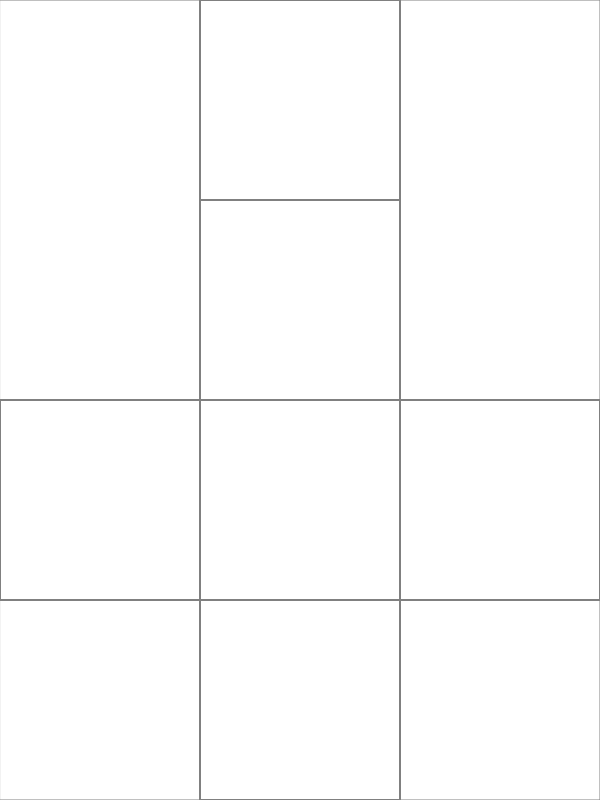
Frame 1 (no input)
Frame 60 (no input): identical to frame 1, image omitted
Frame 120 (the mouse pressed at the canvas centre since frame 60): identical to frame 1, image omitted

The p5.js sketch that drew this single still picture (run headless with seeded random() and noise() and a simulated clock; from frame 60 on, the mouse is pressed at the canvas centre):

// p5.js sketch
// ── sketch.js
class Boid{
	constructor(){	
		this.position = new p5.Vector(0,0);		
		this.speed = new p5.Vector(0,0);	
		this.target =  new p5.Vector((this.position.x + this.speed.x), (this.position.y + this.speed.y));
		this.color = 'red';//[random(255),random(255),random(255)];
		this.strokeWeight = 5;//random(1,10);
	}	
	step(){
		this.position = this.target;		
	}
	draw(){		
		stroke(this.color);	
		strokeWeight(this.strokeWeight);
		point(this.position);
	}
	update(){		
		this.step();
		this.target = new p5.Vector((this.position.x + this.speed.x), (this.position.y + this.speed.y));
	}
}

class Side{
	constructor(x,y){
		this.position = new p5.Vector(x,y);
		this.size = 200;
		this.distance = Math.sqrt(200*200+200*200);
		this.color='grey';
	}
	
	draw(){		
		strokeWeight(2);		
		stroke(this.color);
		square(this.position.x,this.position.y,this.size);	
	}
}

var sides = [
                new Side(200,0),
				new Side(200,200),
				new Side(200,400),
				new Side(200,600),
				new Side(0,400),
				new Side(400,400)
			]

var boids = [];
var boidCount = 0;

function setup(){   
	createCanvas(600, 800);
	frameRate(30);	

    for(let i=0;i<boidCount;i++){
		let boid = new Boid();
		boids[i] = boid;
		boid.position.x = random(200,400);
		boid.position.y = random(0,800);
		boid.speed.y = random(1,10);
		boid.speed.rotate(random(PI+PI));		
	}
}

function draw() {
	strokeWeight(1);	
	stroke('grey');
	rect(0,0,600,800);
	for(let i=0;i<sides.length;i++){
	  sides[i].draw();
	}
	for(let i=0;i<boids.length;i++){	
		checkBorders(boids[i]);
		boids[i].update();
		boids[i].draw();				
	}	
}

function checkBorders(boid){
	let distances = [];
	for(let i=0;i<sides.length;i++){		
		distances[i] = p5.Vector.sub(boid.target, sides[i].position);
		if((distances[i].x >= 0) && (distances[i].x < sides[i].size)){		  
		  if((distances[i].y >= 0) && (distances[i].y < sides[i].size)){
			return i;
		  }
		}
	}
	console.log(boid.position.x+":"+boid.position.y+" "+boid.target.x+":"+boid.target.y);
	switch(Math.floor(boid.target.y / 200)){
		case -1:
			boid.target.set(boid.position.x,800);			
			break;
		case 0:
		    if(boid.position.x < 200){
				console.log('0.1');
				boid.target.set(0,600 - boid.position.y);
			}else{
				console.log('0.2');
				boid.target.set(600,600 - boid.position.y);
			}
			boid.speed.mult(-1);
			break;
		case 1:
			if(boid.position.y < 400){				
				if(boid.target.x < 200){
					console.log(boid.position);
					console.log('1.1.1');
					boid.speed.rotate(1.5*PI);
					boid.target.set(boid.position.y - 200,400);
				}else{
					console.log('1.1.2');
					boid.speed.rotate(HALF_PI);
					boid.target.set(800 - boid.position.y,400);
				}
			}else{						
			    if(boid.target.x < 200){
					console.log('1.2.1');
					boid.speed.rotate(HALF_PI);
					boid.target.set(200,boid.position.x + 200);
				}else{
					console.log('1.2.2');
					boid.speed.rotate(1.5*PI);
					boid.target.set(399, boid.position.x - 200);
				}
			}			
			break;
		case 2:		
		    if(boid.position.x < 200){
				console.log('2.1');
				boid.target.set(200,600 - boid.position.y);
			}else{				
			    console.log('2.2');
				boid.target.set(400,600 - boid.position.y);				
			}
			boid.speed.mult(-1);
			break;
		case 3:
		    if(boid.position.y < 600){				
				if(boid.target.x < 200){	
					console.log('3.1.1');				
					boid.speed.rotate(1.5*PI);
					boid.target.set(200, boid.position.x + 600);
				}else{				
					console.log('3.1.2');				
					boid.speed.rotate(HALF_PI);
					boid.target.set(400,boid.position.x + 200);
				}
			}else{						
				if(boid.position.x < 200){	
					console.log('3.2.1');				
					boid.speed.rotate(PI*.5);
					boid.target.set(800-boid.position.y,600);		
				}else{					
					console.log('3.2.2');
					boid.speed.rotate(PI*.5);
					boid.target.set(800 - boid.position.y,600);		
				}		
			}			
			break;
		case 4:
			boid.target.set(boid.position.x,0);			
			break;
		default:
		  boid.target.set(boid.position.x + 600, boid.position.y + 800);
	}	
}


function mouseClicked(event) {	
	for(let i=0;i<1000;i++){
	let boid = new Boid();		
		boid.position.x = event.x;
		boid.position.y = event.y;
		boid.speed.x = 5;
		boid.speed.rotate(random(PI));
		boid.target = new p5.Vector((boid.position.x + boid.speed.x), (boid.position.y + boid.speed.y));
	boids[boids.length] = boid;
	}  	
}
